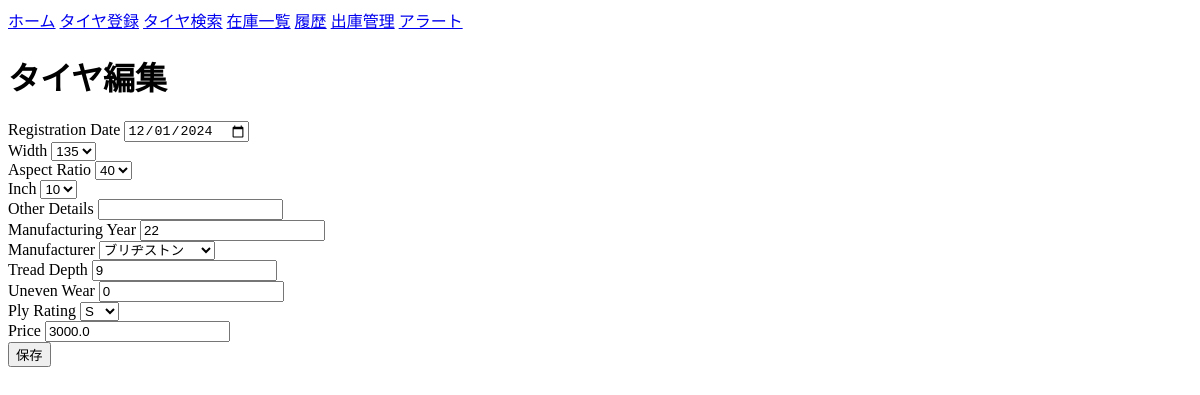
Screenshot of /edit/1 with the database file from the repository.
### models.py (models this page shows)
class InputPage(db.Model):
    __tablename__ = 'input_page'  # テーブル名を明示的に指定
    id = db.Column(db.Integer, primary_key=True)
    registration_date = db.Column(db.Date, nullable=False)
    width = db.Column(db.Integer, db.ForeignKey('width.id'), nullable=False)
    aspect_ratio = db.Column(db.Integer, db.ForeignKey('aspect_ratio.id'), nullable=False)
    inch = db.Column(db.Integer, db.ForeignKey('inch.id'), nullable=False)
    other_details = db.Column(db.String)
    manufacturing_year = db.Column(db.Integer)
    manufacturer = db.Column(db.Integer, db.ForeignKey('manufacturer.id'), nullable=False)
    tread_depth = db.Column(db.Integer)
    uneven_wear = db.Column(db.Integer)
    ply_rating = db.Column(db.Integer, db.ForeignKey('ply_rating.id'), nullable=False)
    price = db.Column(db.Float, nullable=False)
    width_ref = db.relationship('Width', backref='input_pages', lazy=True)
    aspect_ratio_ref = db.relationship('AspectRatio', backref='input_pages', lazy=True)
    inch_ref = db.relationship('Inch', backref='input_pages', lazy=True)
    manufacturer_ref = db.relationship('Manufacturer', backref='input_pages', lazy=True)

### app.py (the view)
@app.route('/edit/<int:id>', methods=['GET', 'POST'])
def edit_page(id):
    tire = InputPage.query.get_or_404(id)
    form = EditForm(obj=tire)
    if form.validate_on_submit():
        form.populate_obj(tire)
        db.session.commit()
        return redirect(url_for('index'))
    return render_template('edit_page.html', form=form, tire=tire)

### forms.py
class EditForm(InputForm):
    pass

### templates/edit_page.html (shortened to what this page needs)
{% extends "base.html" %}
{% block content %}
<h1>タイヤ編集</h1>
<form method="POST">
    <div>
        {{ form.registration_date.label }}
        {{ form.registration_date() }}
    </div>
    <div>
        {{ form.width.label }}
        {{ form.width() }}
    </div>
    <div>
        {{ form.aspect_ratio.label }}
        {{ form.aspect_ratio() }}
    </div>
    <div>
        {{ form.inch.label }}
        {{ form.inch() }}
    </div>
    <div>
        {{ form.other_details.label }}
        {{ form.other_details() }}
    </div>
    <div>
        {{ form.manufacturing_year.label }}
        {{ form.manufacturing_year() }}
    </div>
    <div>
        {{ form.manufacturer.label }}
        {{ form.manufacturer() }}
    </div>
    <div>
        {{ form.tread_depth.label }}
        {{ form.tread_depth() }}
    </div>
    <div>
        {{ form.uneven_wear.label }}
        {{ form.uneven_wear() }}
    </div>
    <div>
        {{ form.ply_rating.label }}
        {{ form.ply_rating() }}
    </div>
    <div>
        {{ form.price.label }}
        {{ form.price() }}
    </div>
    <button type="submit">保存</button>
</form>
{% endblock %}

### rows the page displays
InputPage: registration_date "12/01/2024", width "135", aspect_ratio "40", inch "10", manufacturing_year "22", manufacturer "ブリヂストン", tread_depth "9", uneven_wear "0", ply_rating "S", price "3000.0"
